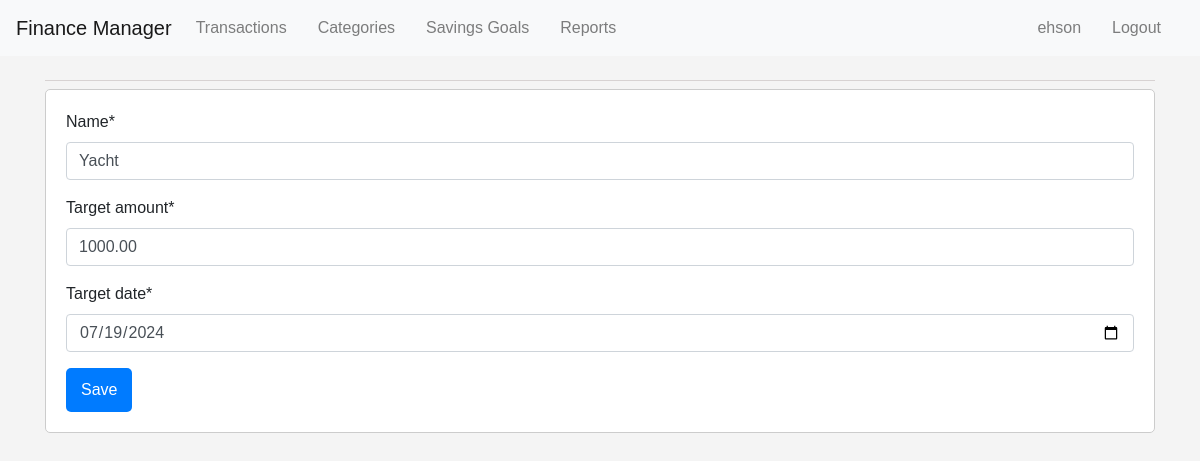
Page /goals/3/update/ (signed in) on the committed database.
### accounts/models.py (models this page shows)
class CustomUser(AbstractUser):
    pass

### goals/models.py (models this page shows, shortened)
class SavingsGoal(models.Model):
    STATUS_CHOICES = (
        ('live', 'Live'),
        ('completed', 'Completed'),
        ('failed', 'Failed'),
    )
    user = models.ForeignKey(settings.AUTH_USER_MODEL, on_delete=models.CASCADE)
    name = models.CharField(max_length=100)
    target_amount = models.DecimalField(max_digits=10, decimal_places=2)
    target_date = models.DateField(validators=[validate_future_date])
    status = models.CharField(max_length=10, choices=STATUS_CHOICES, default='live')

### goals/views.py (the view)
# urls.py: path('<int:pk>/update/', SavingsGoalUpdateView.as_view(), name='savingsgoal_update'),
class SavingsGoalUpdateView(LoginRequiredMixin, UpdateView):
    model = SavingsGoal
    form_class = SavingsGoalForm
    template_name = 'goals/savingsgoal_form.html'
    success_url = reverse_lazy('savingsgoal_list')

### goals/forms.py
class SavingsGoalForm(forms.ModelForm):
    target_date = forms.DateField(widget=forms.DateInput(attrs={'type': 'date'}),validators=[validate_future_date])
    class Meta:
        model = SavingsGoal
        fields = ['name','target_amount', 'target_date']

### goals/templates/goals/savingsgoal_form.html (shortened to what this page needs)
{% extends 'base_generic.html' %}
{% load crispy_forms_tags %}
{% block content %}
  <h2>{{ view.title }}</h2>
  <form method="post">
    {{ form|crispy }}
    <button type="submit" class="btn btn-primary">Save</button>
  </form>
{% endblock %}

### templates/base_generic.html (shortened to what this page needs)
<!DOCTYPE html>
{% load static %}
<html lang="en">
<head>
    <link rel="stylesheet" href="https://stackpath.bootstrapcdn.com/bootstrap/4.5.2/css/bootstrap.min.css">
    <link rel="stylesheet" type="text/css" href="{% static 'css/styles.css' %}">
    <link rel="stylesheet" href="https://cdnjs.cloudflare.com/ajax/libs/font-awesome/5.15.3/css/all.min.css">
</head>
<body>
    <nav class="navbar navbar-expand-lg navbar-light bg-light">
        <a class="navbar-brand" href="#">Finance Manager</a>
        <div class="collapse navbar-collapse">
            <ul class="navbar-nav mr-auto">
                <li class="nav-item"><a class="nav-link" href="{% url 'transaction_list' %}">Transactions</a></li>
                <li class="nav-item"><a class="nav-link" href="{% url 'category_list' %}">Categories</a></li>
                <li class="nav-item"><a class="nav-link" href="{% url 'savingsgoal_list' %}">Savings Goals</a></li>
                <li class="nav-item"><a class="nav-link" href="{% url 'report' %}">Reports</a></li>
            </ul>
            <ul class="navbar-nav ml-auto">
                {% if user.is_authenticated %}
                    <li class="nav-item"><a class="nav-link" href="{% url 'profile' %}">{{ user.username }}</a></li>
                    <li class="nav-item"><a class="nav-link" href="{% url 'logout' %}">Logout</a></li>
                {% else %}
                    <li class="nav-item"><a class="nav-link" href="{% url 'login' %}">Login</a></li>
                    <li class="nav-item"><a class="nav-link" href="{% url 'register' %}">Register</a></li>
                {% endif %}
            </ul>
        </div>
    </nav>
    <div class="container mt-4">
        {% block content %}
        {% endblock %}
    </div>
</body>
</html>

### static/css/styles.css (style rules this page uses)
body { font-family: Arial, sans-serif; background-color: #f4f4f4; margin: 0; padding: 0; }
nav { background-color: #343a40; color: #fff; padding: 10px 0; }
nav ul { list-style: none; margin: 0; padding: 0; text-align: center; }
nav ul li { display: inline; margin-right: 15px; }
nav ul li a { color: #fff; text-decoration: none; }
h2 { color: #007bff; border-bottom: 1px rgb(215, 210, 210) solid }
form { background-color: #fff; padding: 20px; border: 1px solid #ccc; border-radius: 5px; margin-bottom: 20px; }
button.btn-primary { background-color: #007bff; color: #fff; border: none; padding: 10px 15px; border-radius: 5px; cursor: pointer; }

### rows in the picture
CustomUser: username "ehson"
SavingsGoal: name "Yacht", target_amount "1000.00", target_date "07/19/2024"
